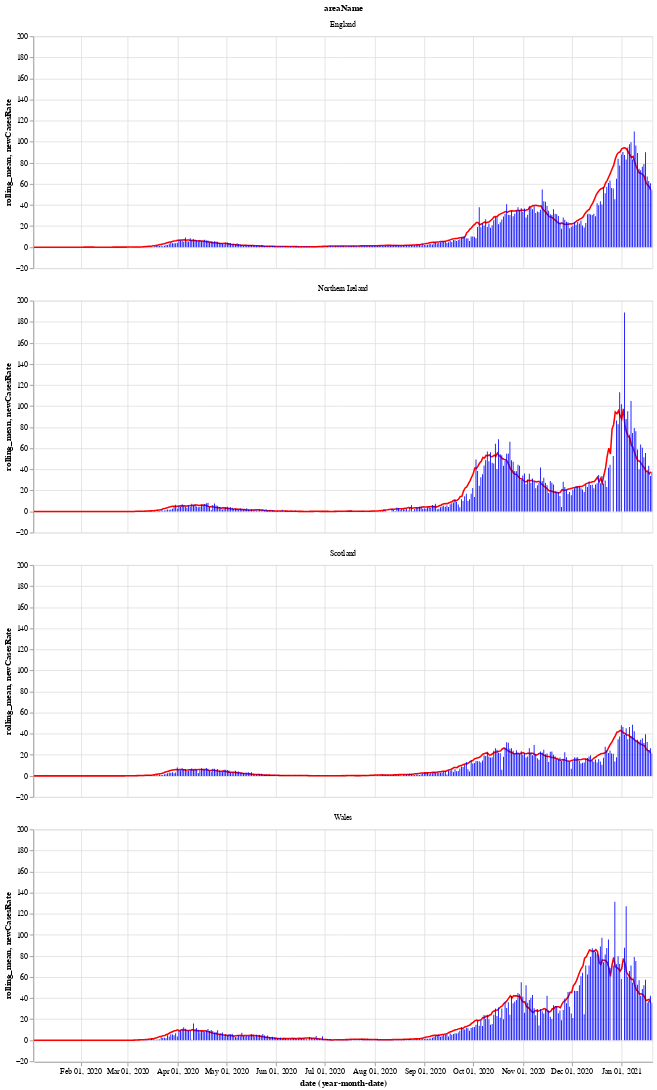

Notebook cell for this chart:
### Markdown cell above
Next is a bar chart of the number of new cases in each country (per 100k population), with the 7 day moving average of cases. Again we see that Wales saw a longer period of raising and falling cases compared to the other countries.

After a period of cases falling, each nation is now seeing a rise in the number of cases - especially in Wales.

### Code cell
# collapse
bars = alt.Chart(uk_cases).mark_bar().encode(
    x="yearmonthdate(date):T",
    y="newCasesRate:Q",
    tooltip='newCasesRate',
    color=alt.condition(
        alt.datum.dailyChange > 0,
        alt.value("orange"),  # The positive color
        alt.value("blue")  # The negative color
    )
).properties(title='New cases per 100k population with rolling 7 day average', width=800).interactive()
line = alt.Chart(uk_cases).mark_line(
    color='red',
    size=2,
).transform_window(
    rolling_mean='mean(newCasesRate)',
    frame=[0, 7],
    groupby=['areaName']
).encode(
    x='yearmonthdate(date):T',
    y='rolling_mean:Q'
)
alt.layer(line, bars, data=uk_cases).facet(alt.Row('areaName'), columns=1)

### Figure 1 — Vega-Lite specification as saved in the notebook (floating-point values rounded to 4 significant figures; data arrays with more than 128 entries replaced by an {"elided": "..."} marker saying what was removed)
{"config": {"view": {"continuousWidth": 400, "continuousHeight": 300}}, "data": {"name": "data-5351d7094b99c6e51a673a6fb319df3d"}, "facet": {"type": "nominal", "field": "areaName"}, "spec": {"layer": [{"mark": {"type": "line", "color": "red", "size": 2}, "encoding": {"x": {"type": "temporal", "field": "date", "timeUnit": "yearmonthdate"}, "y": {"type": "quantitative", "field": "rolling_mean"}}, "transform": [{"window": [{"op": "mean", "field": "newCasesRate", "as": "rolling_mean"}], "frame": [0, 7], "groupby": ["areaName"]}]}, {"mark": "bar", "encoding": {"color": {"condition": {"value": "orange", "test": "(datum.dailyChange > 0)"}, "value": "blue"}, "tooltip": {"type": "quantitative", "field": "newCasesRate"}, "x": {"type": "temporal", "field": "date", "timeUnit": "yearmonthdate"}, "y": {"type": "quantitative", "field": "newCasesRate"}}, "selection": {"selector002": {"type": "interval", "bind": "scales", "encodings": ["x", "y"]}}, "title": "New cases per 100k population with rolling 7 day average", "width": 800}]}, "columns": 1, "$schema": "https://vega.github.io/schema/vega-lite/v4.8.1.json", "datasets": {"data-5351d7094b99c6e51a673a6fb319df3d": {"elided": "1532 records"}}}
